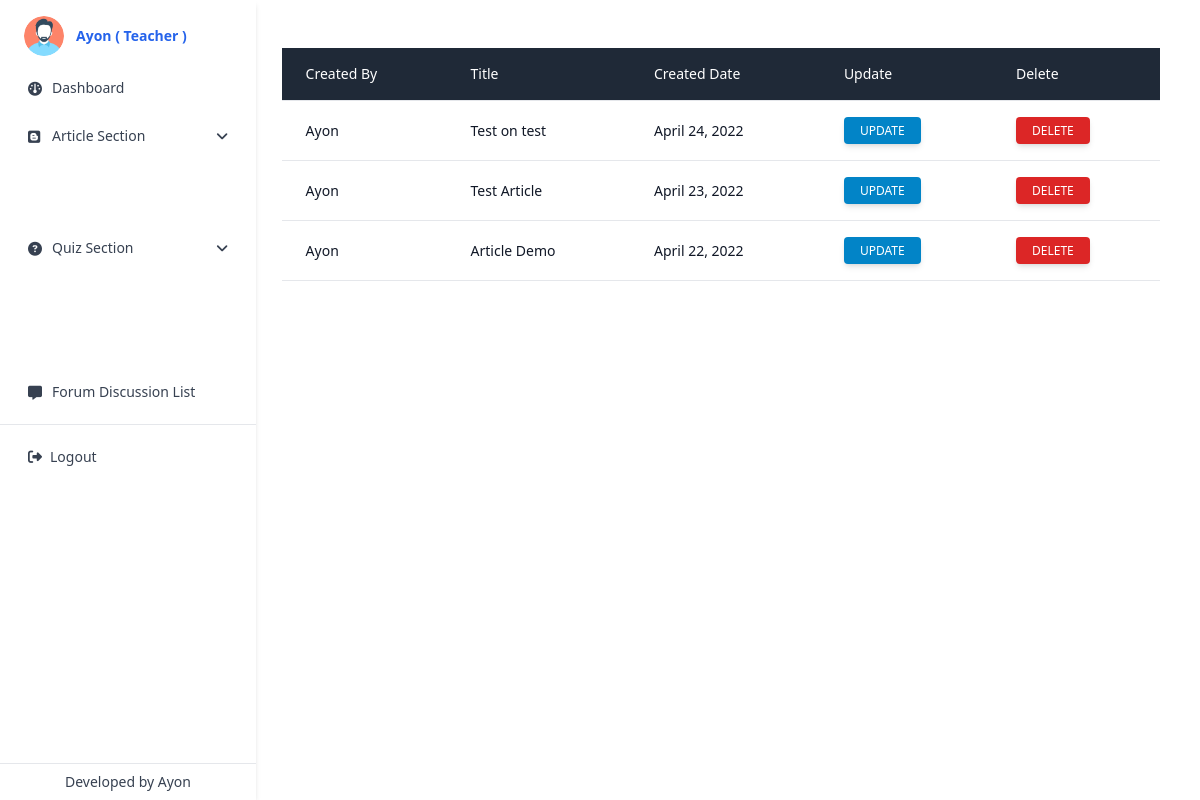
The page /articlescreatedlist/ (signed in) on the database its author committed.
### app_auth/models.py (models this page shows, shortened)
class CustomUser(AbstractUser):
    roleType = (
        ('', 'Please Select'),
        ('Student', 'Student'),
        ('Teacher', 'Teacher'),
    )
    role = models.CharField(max_length=255, choices=roleType, null=True, default=roleType[0][0], blank=True)
    phone = models.CharField(max_length=255, null=True, blank=True)
    verify = models.BooleanField(default=False, null=True)
    is_student = models.BooleanField(default=False, null=True)
    is_teacher = models.BooleanField(default=False, null=True)

class TeacherUploadArticles(models.Model):
    categoriesType = (
        ('', 'Please Select'),
        ('How To Articles', 'How To Articles'),
        ('List Articles', 'List Articles'),
        ('Round Up Articles', 'Round Up Articles'),
        ('Guide Articles', 'Guide Articles'),
        ('Comparison Articles', 'Comparison Articles'),
    )
    teacher = models.ForeignKey(CustomUser, on_delete=models.SET_NULL, null=True, related_name='Teacher')
    categories = models.CharField(max_length=255, null=True, choices=categoriesType, default=categoriesType[0][0])
    title = models.CharField(max_length=255, null=True)
    article = models.TextField(max_length=1080, null=True)
    created_at = models.DateField(auto_now_add=True)

### app_auth/views.py (the view)
# urls.py: path('articlescreatedlist/', views.teacher_created_articles_list_view, name='articlescreatedlist'),
@login_required(login_url='login')
@user_is_teacher
def teacher_created_articles_list_view(request):
    articles_list = TeacherUploadArticles.objects.all().order_by('-created_at')
    context = {
        'articles':articles_list,
    }
    return render(request, 'app_auth/articles_created_list.html', context)

### templates/app_auth/articles_created_list.html (shortened to what this page needs)
{% extends 'app_auth/base.html' %}
{% block content %}
<div class="flex flex-col">
    <div class="overflow-x-auto sm:-mx-6 lg:-mx-8">
        <div class="py-2 inline-block min-w-full sm:px-6 lg:px-8">
            <div class="overflow-hidden">
                <table class="min-w-full">
                    <thead class="border-b bg-gray-800">
                        <tr>
                            <th scope="col" class="text-sm text-white font-medium px-6 py-4 text-left">
                                Created By
                            </th>
                            <th scope="col" class="text-sm text-white font-medium px-6 py-4 text-left">
                                Title
                            </th>
                            <th scope="col" class="text-sm text-white font-medium px-6 py-4 text-left">
                                Created Date
                            </th>
                            <th scope="col" class="text-sm text-white font-medium px-6 py-4 text-left">
                                Update
                            </th>
                            <th scope="col" class="text-sm text-white font-medium px-6 py-4 text-left">
                                Delete
                            </th>
                        </tr>
                    </thead>
                    <tbody>
                        {% for article in articles %}
                        <tr class="border-b">
                            <td class="text-sm text-gray-900 font-light px-6 py-4 whitespace-nowrap">
                                {{ article.teacher.username }}
                            </td>
                            <td class="text-sm text-gray-900 font-light px-6 py-4 whitespace-nowrap">
                                {{ article.title }}
                            </td>
                            <td class="text-sm text-gray-900 font-light px-6 py-4 whitespace-nowrap">
                                {{ article.created_at }}
                            </td>
                            <td class="text-sm text-gray-900 font-light px-6 py-4 whitespace-nowrap">
                                <a href="{% url 'updatearticle' pk=article.id %}"
                                    class="inline-block px-4 py-1.5 bg-sky-600 text-white font-medium text-xs leading-tight uppercase rounded shadow-md hover:bg-blue-700 hover:shadow-lg focus:bg-blue-700 focus:shadow-lg focus:outline-none focus:ring-0 active:bg-blue-800 active:shadow-lg transition duration-150 ease-in-out">
                                    Update
                                </a>
                            </td>
                            <td class="text-sm text-gray-900 font-light px-6 py-4 whitespace-nowrap">
                                <a href="{% url 'deletearticle' pk=article.id %}"
                                    onclick="return confirm('Are you sure to delete?');"
                                    class="inline-block px-4 py-1.5 bg-red-600 text-white font-medium text-xs leading-tight uppercase rounded shadow-md hover:bg-blue-700 hover:shadow-lg focus:bg-blue-700 focus:shadow-lg focus:outline-none focus:ring-0 active:bg-blue-800 active:shadow-lg transition duration-150 ease-in-out">
                                    Delete
                                </a>
                            </td>
                        </tr>
                        {% endfor %}
                    </tbody>
                </table>
            </div>
        </div>
    </div>
</div>
{% endblock content %}

### templates/app_auth/base.html (shortened to what this page needs)
{% load static %}
<!DOCTYPE html>
<html lang="en">
<head>
    <link rel="stylesheet" href="https://cdnjs.cloudflare.com/ajax/libs/font-awesome/6.0.0/css/all.min.css" />
    <link rel="stylesheet" href="https://cdn.jsdelivr.net/npm/tw-elements/dist/css/index.min.css" />
    <link rel="stylesheet" href="https://cdnjs.cloudflare.com/ajax/libs/font-awesome/6.1.1/css/all.min.css"
 />
    <link href="https://cdn.jsdelivr.net/npm/summernote@0.8.18/dist/summernote-lite.min.css" rel="stylesheet">
</head>
<body class="h-screen">
    {% with request.user.role as userRole %}
    <div class="grid grid-cols-10 gap-2 h-full">
        <div class="h-full shadow-md bg-white relative col-span-2 min-h-screen w-64 -translate-x-full md:translate-x-0 pt-8 md:pt-0"
            id="sidenavSecExample">
            <div class="pt-4 pb-2 px-6">
                <a href="{% url 'dashboard' %}">
                    <div class="flex items-center">
                        <div class="shrink-0">
                            <img src="{% static 'img/profile.png' %}" class="rounded-full w-10" alt="Avatar">
                        </div>
                        {% if request.user.is_authenticated %}
                        <div class="grow ml-3">
                            <p class="text-sm font-semibold text-blue-600">{{ request.user.username }} (
                                {{request.user.role}} )</p>
                        </div>
                        {% else %}
                        <div class="grow ml-3">
                            <p class="text-sm font-semibold text-blue-600">{{ request.user }}</p>
                        </div>
                        {% endif %}
                    </div>
                </a>
            </div>
            <ul class="relative px-1">
                {% if request.user.is_authenticated %}
                <li class="relative">
                    <a class="flex items-center text-sm py-4 px-6 h-12 overflow-hidden text-gray-700 text-ellipsis whitespace-nowrap rounded hover:text-blue-600 hover:bg-blue-50 transition duration-300 ease-in-out"
                        href="{% url 'dashboard' %}" data-mdb-ripple="true" data-mdb-ripple-color="primary">
                        <i class="fa-solid fa-gauge w-3 h-3 mr-3"></i>
                        <span>Dashboard</span>
                    </a>
                </li>
                {% endif %}
                {% if userRole == 'Teacher' %}
                <li class="relative" id="sidenavSecEx1">
                    <a class="flex items-center text-sm py-4 px-6 h-12 overflow-hidden text-gray-700 text-ellipsis whitespace-nowrap rounded hover:text-blue-600 hover:bg-blue-50 transition duration-300 ease-in-out cursor-pointer"
                        data-mdb-ripple="true" data-mdb-ripple-color="primary" data-bs-toggle="collapse"
                        data-bs-target="#collapseSidenavSecEx2" aria-expanded="false"
                        aria-controls="collapseSidenavSecEx2">
                        <i class="fa-brands fa-blogger w-3 h-3 mr-3"></i>
                        <span>Article Section</span>
                        <i class="fa-solid fa-angle-down w-3 h-3 ml-auto"></i>
                    </a>
                </li>
                {% endif %}
                {% if userRole == 'Teacher' %}
                <li class="relative" id="sidenavSecEx2">
                    <a class="flex items-center text-sm py-4 px-6 h-12 overflow-hidden text-gray-700 text-ellipsis whitespace-nowrap rounded hover:text-blue-600 hover:bg-blue-50 transition duration-300 ease-in-out cursor-pointer"
                        data-mdb-ripple="true" data-mdb-ripple-color="primary" data-bs-toggle="collapse"
                        data-bs-target="#collapseSidenavSecEx2" aria-expanded="false"
                        aria-controls="collapseSidenavSecEx2">
                        <i class="fa-solid fa-circle-question w-3 h-3 mr-3"></i>
                        <span>Quiz Section</span>
                        <i class="fa-solid fa-angle-down w-3 h-3 ml-auto"></i>
                    </a>
                </li>
                {% endif %}
                {% if userRole == 'Teacher' %}
                <li class="relative">
                    <a class="flex items-center text-sm py-4 px-6 h-12 overflow-hidden text-gray-700 text-ellipsis whitespace-nowrap rounded hover:text-blue-600 hover:bg-blue-50 transition duration-300 ease-in-out"
                        href="{% url 'listofforums' %}" data-mdb-ripple="true" data-mdb-ripple-color="primary">
                        <i class="fa-solid fa-message w-3 h-3 mr-3"></i>
                        <span>Forum Discussion List</span>
                    </a>
                </li>
                {% endif %}
            </ul>
            <hr class="my-2">
            <ul class="relative px-1">
                {% if request.user.is_authenticated %}
                <li class="relative">
                    <a class="flex items-center text-sm py-4 px-6 h-12 overflow-hidden text-gray-700 text-ellipsis whitespace-nowrap rounded hover:text-blue-600 hover:bg-blue-50 transition duration-300 ease-in-out"
                        href="{% url 'logout' %}" data-mdb-ripple="true" data-mdb-ripple-color="primary"
                        onclick="return confirm('Are you sure to logout?');">
                        <i class="fa-solid fa-right-from-bracket"></i>
                        <span class="px-2">Logout</span>
                    </a>
                </li>
                {% endif %}
            </ul>
            <div class="text-center bottom-0 absolute w-full">
                <hr class="m-0">
                <p class="py-2 text-sm text-gray-700">Developed by <a href="https://ayon.cdesk.xyz/">Ayon</a></p>
            </div>
        </div>
        <div class="h-full p-10 col-span-8 overflow-y-auto">
            {% block content %}{% endblock content %}
        </div>
    </div>
    {% endwith%}
    <script src="https://cdn.tailwindcss.com"></script>
</body>
</html>

### rows shown on the page
CustomUser: user.username "Ayon", user.role "Teacher"
TeacherUploadArticles: teacher.username "Ayon", title "Test on test", created_at "April 24, 2022"
TeacherUploadArticles: teacher.username "Ayon", title "Test Article", created_at "April 23, 2022"
TeacherUploadArticles: teacher.username "Ayon", title "Article Demo", created_at "April 22, 2022"
